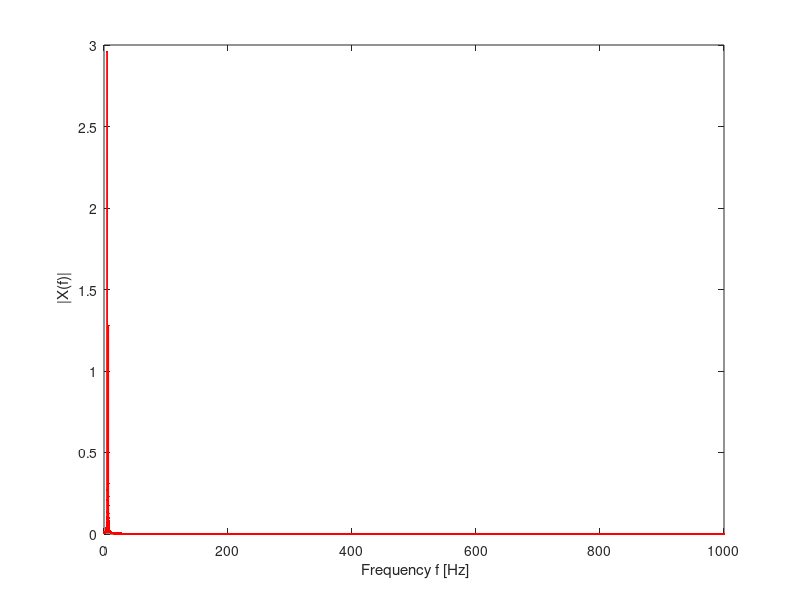

Source code (MATLAB):
% Fourier-transform example
dt = 0.0005;
L = 2^15;
t = (0:1:L-1)*dt;% The times at which samples were taken
az = 3*cos(2*pi*5*t) + 1.5*cos(2*pi*7*t); 
x = az;% This is the signal
L = length(x); % Number of samples
N = 2^nextpow2(length(x)); % Next power of 2 from length of x
X = (1/L)*fft(x,N);% Now we compute the coefficients X_k
f_Ny = (1/dt)/2; % This is the Nyquist frequency
f = f_Ny*linspace(0,1,N/2);% These are the frequencies
absX = 2*abs(X(1:N/2)); % Take 2 times one half of the coefficients
plot(f,absX,'Color', 'r','LineWidth', 1,'LineStyle', '-','Marker', '.'); hold on
xlabel (' Frequency f [Hz]'); ylabel (' |X(f)|');
